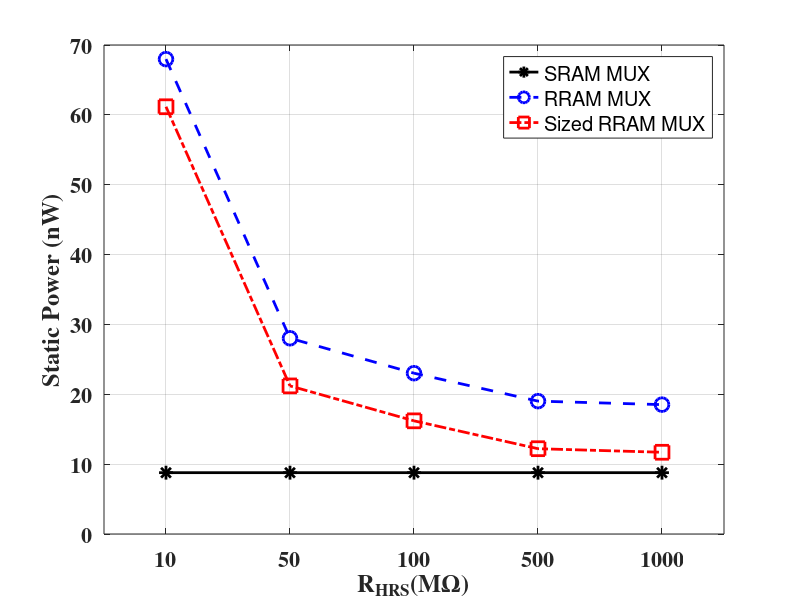
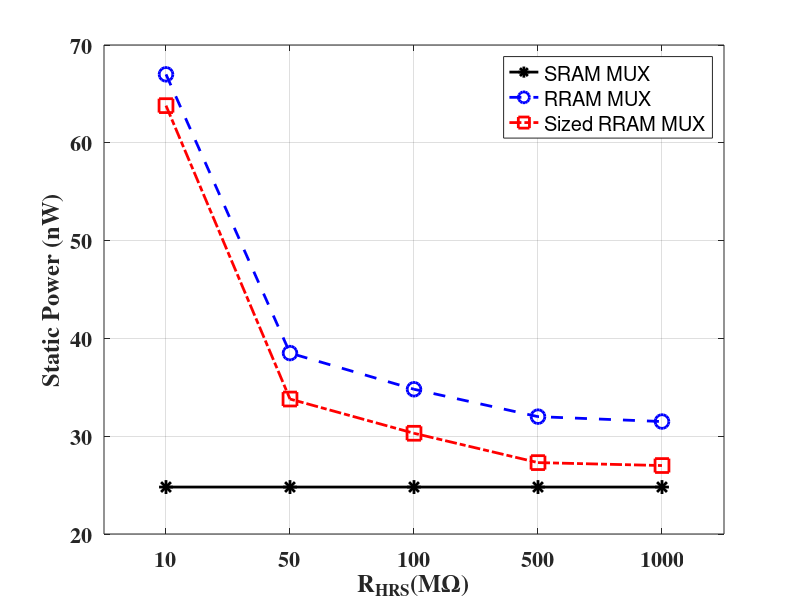
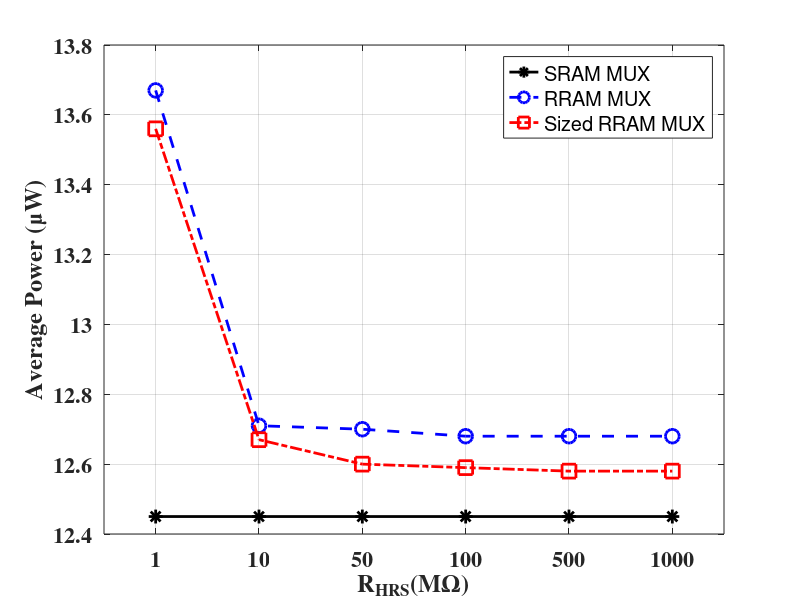
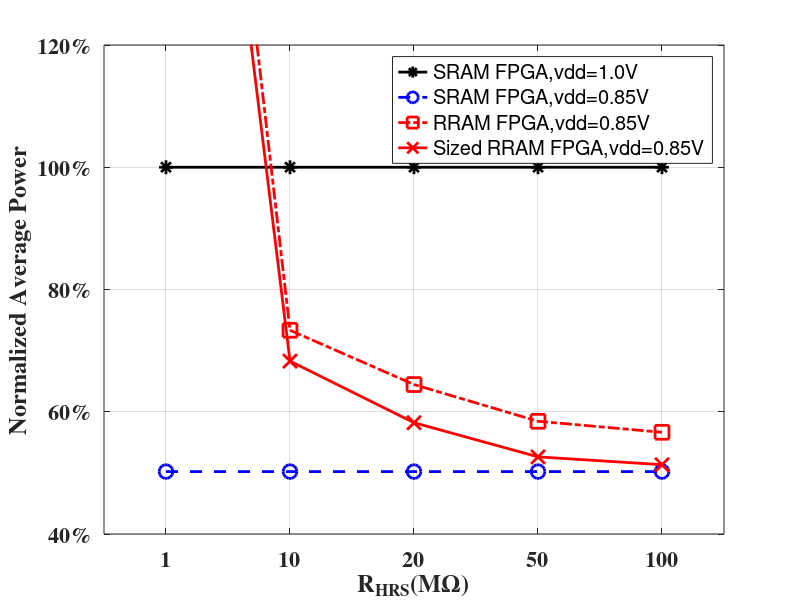

MATLAB code to generate these figures, in order:
close all;
clear all;

roff_list = [10,50,100,500,1000;];
mux_list = [{'SRAM MUX'}, {'RRAM MUX'}, {'Sized RRAM MUX'};];

static_power_mux2 = [
{'10Meg'}, 8.78e-9, 67.98e-9, 61.16e-9;
{'50Meg'}, 8.78e-9, 28.02e-9, 21.2e-9;
{'100Meg'}, 8.78e-9, 23.02e-9, 16.2e-9;
{'500Meg'}, 8.78e-9, 19.02e-9, 12.21e-9;
{'1000Meg'}, 8.78e-9, 18.52e-9, 11.7e-9;
];

static_power_mux2_tapbuf = [
{'10Meg'}, 24.8e-9, 67e-9, 63.8e-9;
{'50Meg'}, 24.8e-9, 38.5e-9, 33.8e-9;
{'100Meg'}, 24.8e-9, 34.8e-9, 30.3e-9;
{'500Meg'}, 24.8e-9, 32e-9, 27.3e-9;
{'1000Meg'}, 24.8e-9, 31.5e-9, 27e-9;
];

avg_power_mux2_tapbuf = [
{'1'}, 12.45e-6, 13.67e-6, 13.56e-6;
{'10'}, 12.45e-6, 12.71e-6, 12.67e-6;
{'50'}, 12.45e-6, 12.70e-6, 12.60e-6;
{'100'}, 12.45e-6, 12.68e-6, 12.59e-6;
{'500'}, 12.45e-6, 12.68e-6, 12.58e-6;
{'1000'}, 12.45e-6, 12.68e-6, 12.58e-6;
];

avg_power_fpga = [
{'1'}, 1, 50.21e-2, 2.4867, 2.3318;
{'10'}, 1, 50.21e-2, 73.33e-2, 68.28e-2;
{'20'}, 1, 50.21e-2, 64.45e-2, 58.21e-2;
{'50'}, 1, 50.21e-2, 58.44e-2, 52.62e-2;
{'100'}, 1, 50.21e-2, 56.64e-2, 51.34e-2;
];

%% Fig. 1: static power MUX2 without tapered buffer
% Data format
static_power_mux2_format = cell2mat(static_power_mux2(:,(2:4)));
xindex = 1:1:length(roff_list);
% Fig. plot
fig_handle1 = figure;
plot(static_power_mux2_format(:,1).*1e9,'k-*','LineWidth', 2, 'MarkerSize',10);
hold on
plot(static_power_mux2_format(:,2).*1e9,'b--o','LineWidth', 2, 'MarkerSize',10);
hold on
plot(static_power_mux2_format(:,3).*1e9,'r-.s','LineWidth', 2, 'MarkerSize',10);
hold on
%title('Delay-Wprog of 32-input Multiplexer, UMC 0.18um','FontSize',18)
xlabel('R_{HRS}({M\Omega})','FontSize',16, 'FontWeight','bold', 'FontName', 'Times');
ylabel('Static Power (nW)','FontSize',16, 'FontWeight','bold', 'FontName', 'Times');
set(gca,'xlim',[0.5 length(roff_list)+0.5],'Fontsize',16, 'FontWeight','bold', 'FontName', 'Times');
set(gca,'XTick',xindex);
set(gca,'XTickLabel',roff_list);
hleg = legend(mux_list);
grid on

%% Fig. 2: static power MUX2 with tapered buffer
% Data format
static_power_mux2_tapbuf_format = cell2mat(static_power_mux2_tapbuf(:,(2:4)));
% Fig. plot
fig_handle2 = figure;
plot(static_power_mux2_tapbuf_format(:,1).*1e9,'k-*','LineWidth', 2, 'MarkerSize',10);
hold on
plot(static_power_mux2_tapbuf_format(:,2).*1e9,'b--o','LineWidth', 2, 'MarkerSize',10);
hold on
plot(static_power_mux2_tapbuf_format(:,3).*1e9,'r-.s','LineWidth', 2, 'MarkerSize',10);
hold on
%title('Delay-Wprog of 32-input Multiplexer, UMC 0.18um','FontSize',18)
xlabel('R_{HRS}(M{\Omega})','FontSize',16, 'FontWeight','bold', 'FontName', 'Times');
ylabel('Static Power (nW)','FontSize',16, 'FontWeight','bold', 'FontName', 'Times');
set(gca,'xlim',[0.5 length(roff_list)+0.5],'Fontsize',16, 'FontWeight','bold', 'FontName', 'Times');
set(gca,'XTick',xindex);
set(gca,'XTickLabel',roff_list);
hleg = legend(mux_list);
grid on

%% Fig. 3: average power MUX2 with tapered buffer
% Data format
avg_power_mux2_tapbuf_format = cell2mat(avg_power_mux2_tapbuf(:,(2:4)));
% Fig. plot
fig_handle3 = figure;
xindex = 1:1:length(avg_power_mux2_tapbuf(:,1));
plot(avg_power_mux2_tapbuf_format(:,1).*1e6,'k-*','LineWidth', 2, 'MarkerSize',10);
hold on
plot(avg_power_mux2_tapbuf_format(:,2).*1e6,'b--o','LineWidth', 2, 'MarkerSize',10);
hold on
plot(avg_power_mux2_tapbuf_format(:,3).*1e6,'r-.s','LineWidth', 2, 'MarkerSize',10);
hold on
%title('Delay-Wprog of 32-input Multiplexer, UMC 0.18um','FontSize',18)
xlabel('R_{HRS}(M{\Omega})','FontSize',16, 'FontWeight','bold', 'FontName', 'Times');
ylabel('Average Power ({\mu}W)','FontSize',16, 'FontWeight','bold', 'FontName', 'Times');
set(gca,'xlim',[0.5 length(avg_power_mux2_tapbuf(:,1))+0.5],'Fontsize',16, 'FontWeight','bold', 'FontName', 'Times');
set(gca,'XTick', xindex);
set(gca,'XTickLabel', avg_power_mux2_tapbuf(:,1));
hleg = legend(mux_list);
grid on

%% Fig. 4, FPGA average power 
% Data format
fpga_arch_list = [{'SRAM FPGA,vdd=1.0V'}, {'SRAM FPGA,vdd=0.85V'}, {'RRAM FPGA,vdd=0.85V'},{'Sized RRAM FPGA,vdd=0.85V'};];
avg_power_fpga_format = cell2mat(avg_power_fpga(:,(2:5)));
 
% Fig. plot
fig_handle4 = figure;
xindex = 1:1:length(avg_power_fpga(:,1));
plot(avg_power_fpga_format(:,1).*1e2,'k-*','LineWidth', 2, 'MarkerSize',10);
hold on
plot(avg_power_fpga_format(:,2).*1e2,'b--o','LineWidth', 2, 'MarkerSize',10);
hold on
plot(avg_power_fpga_format(:,3).*1e2,'r-.s','LineWidth', 2, 'MarkerSize',10);
hold on
plot(avg_power_fpga_format(:,4).*1e2,'r-x','LineWidth', 2, 'MarkerSize',10);
hold on
%title('Delay-Wprog of 32-input Multiplexer, UMC 0.18um','FontSize',18)
xlabel('R_{HRS}(M{\Omega})','FontSize',18, 'FontWeight','bold', 'FontName', 'Times');
ylabel('Normalized Average Power','FontSize',20, 'FontWeight','bold', 'FontName', 'Times');
set(gca,'xlim',[0.5 length(avg_power_fpga(:,1))+0.5],'Fontsize',18, 'FontWeight','bold', 'FontName', 'Times');
set(gca,'ylim',[40 120],'Fontsize',16, 'FontWeight','bold', 'FontName', 'Times');
yticks = [get(gca,'ytick')]'; % There is a transpose operation here.
percentsy = repmat('%', length(yticks),1);  %  equal to the size
yticklabel = [num2str(yticks) percentsy]; % concatenates the tick labels
set(gca,'YtickLabel',yticklabel)% Sets tick labels back on the Axis
set(gca,'XTick', xindex);
set(gca,'XTickLabel', avg_power_fpga(:,1));
hleg = legend(fpga_arch_list);
grid on
